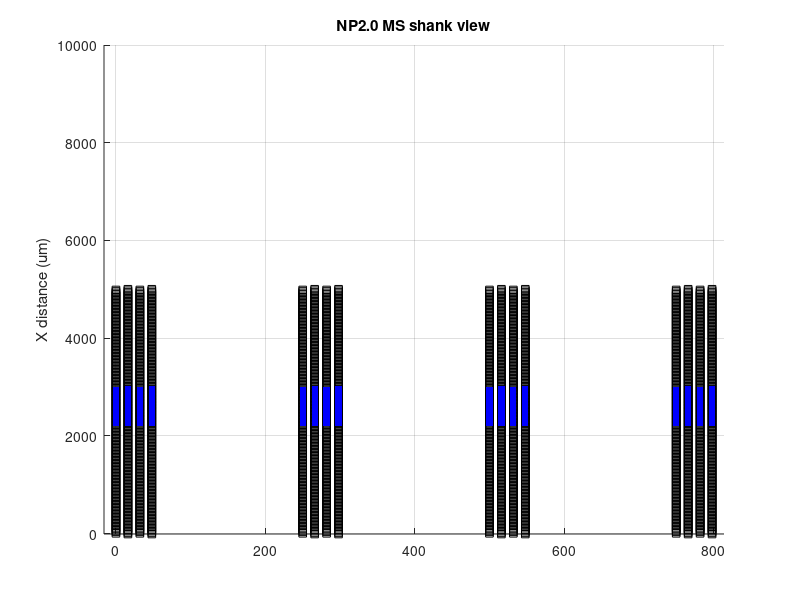

Source code (MATLAB):
function nptype24_imro
% imro files for 24 npix begin with (24, 38) and then (channel ID, shank
% ID, bank ID, reference ID, electrode ID), eg (1 0 0 1 1) is electrode 1 on
% shank 1 (channel is a n integer that goes from 0 to 384), (2 0 0 2 1)
% see https://billkarsh.github.io/SpikeGLX/help/imroTables/
% Build imro tables for some useful four shank combinations;
% also plot that selection.
%
% Output is saved in the directory where this script is run.
%
% patternType = 0 all sites on "shankChoice" starting from "botRow", 0-448
% patternType = 1 horizontal stripe of 96-channel height across all four
%                   shanks starting from "botRow", valid values = 0-592
% patternType = 2 horizontal stripe of 192-channel height across two
%                   shanks starting from "botRow", valid values = 0-592
% written by ???, modified by JF 

patternType = 1;
shankChoice = 3;   % 0-3, needed for patternType 0
botRow = 184-48;     
refElec = 1;     % 0 for external, 1-4 for tip reference on shank 0-3
elecChoice = 2:3; % 0-3, needed for patternType 2

shank = zeros(384,1,'single');
bank = zeros(384,1,'single');
elecInd = zeros(384,1,'single');
chans = zeros(384,1,'int32');

chans(:,1) = 0:383; % 384 channels
bMapOK = 1;

switch patternType
    
    case 0
        %make a map with all sites on one shank, starting from electrode row n
        nameStr = sprintf( 'NPtype24_shank%d_botRow%d_ref%d', shankChoice, botRow, refElec );
        shank = shank + shankChoice;
        elecInd = botRow*2:(botRow*2 + 383);
        for i = 1:numel(elecInd)
            [bank(i), chans(i)] = ElecToChan( shank(i), elecInd(i) );
        end
        
    case 1
        %horizontal stripe of 2 channel blocks (96 sites) across all four shanks
        shElecInd = (botRow*2:(botRow*2 + 96)); %these are the electrode indices on each shank
        nameStr = sprintf( 'NPtype24_hStripe_botRow%d_ref%d', botRow, refElec );
        %loop over shanks; for each, calculate the channels that correspond
        %to these electrode indices       
        nE = 96; %electrodes in pattern per shank
        for sI = 0:3
            for i = 1:nE
                gEInd = sI*nE + i; % current electrode index for whole probe, plus one for MATLAB
                elecInd(gEInd) = shElecInd(i); % electrode index in whole selected set
                shank(gEInd) = sI;
                [bank(gEInd), chans(gEInd)] = ElecToChan( sI, elecInd(gEInd) );
                %fprintf("%d,%d,%d\n", bank(gEInd), chans(gEInd), elecInd(gEInd) );
            end
        end   
        
        
    case 2
        %horizontal stripe of 2 channel blocks (96 sites) across all four shanks
        shElecInd = (botRow*2:(botRow*2 + 192)); %these are the electrode indices on each shank
        nameStr = sprintf( 'NPtype24_hStripe_shanks%d%d_botRow%d_ref%d', elecChoice(1), elecChoice(2),botRow, refElec );
        %loop over shanks; for each, calculate the channels that correspond
        %to these electrode indices       
        nE = 192; %electrodes in pattern per shank
        SIvals = elecChoice;
        for sI = SIvals %edit this with values eg 0:1, 2:3 
            for i = 1:nE
                gEInd = (sI - SIvals(1))*nE + i; % current electrode index for whole probe, plus one for MATLAB
                elecInd(gEInd) = shElecInd(i); % electrode index in whole selected set
                shank(gEInd) = sI;
                [bank(gEInd), chans(gEInd)] = ElecToChan( sI, elecInd(gEInd) );
                fprintf("%d,%d,%d\n", bank(gEInd), chans(gEInd), elecInd(gEInd) );
            end
        end   
    otherwise
        fprintf('unknown pattern type\n');
        return;
end

%warn if there are duplicate channels
for i = 1:384
    if sum( chans(1:i-1)==chans(i) ) > 0
        fprintf( "duplicate channels => impossible map\n" );
        bMapOK = 0;
    end
end

if bMapOK
    %open a new file wherever we are
    fileName = [nameStr,'.imro'];
    nmID = fopen(fileName,'w');

    [chans,sortI] = sort(chans);
    bank = int32(bank(sortI));
    shank = int32(shank(sortI));
    elecInd = elecInd(sortI);

    % imro table
    % print first entry, specifying probe type and number of channels
    fprintf(nmID,'(%d,%d)', 24, 384);
    for i = 1:numel(chans)
        fprintf(nmID,'(%d %d %d %d %d)', chans(i), shank(i), bank(i), refElec, elecInd(i) );
    end
    fprintf(nmID, '\n');

    fclose(nmID);

    % make a plot of all the electrode positions
    [~,~,~] = PlotElec24(shank, bank, chans, elecInd);
end

end

function [ chans, chanPos, chanShank ] = PlotElec24( shank, bank, chans, elecInd )

    % NP 2.0 MS (4 shank), probe type 24 electrode positions
    nElec = 1280;   %per shank; pattern repeats for the four shanks
    vSep = 15;      % in um
    hSep = 32;

    elecPos = zeros(nElec, 2);   

    elecPos(1:4:end,1) = hSep/2;           %sites 0,4,8...
    elecPos(2:4:end,1) =  (3/2)*hSep;      %sites 1,5,9...
    elecPos(3:4:end,1) = 0;                %sites 2,6,10...
    elecPos(4:4:end,1) =  hSep;            %sites 3,7,11...

    % fill in y values        
    viHalf = (0:(nElec/2-1))';                %row numbers
    elecPos(1:2:end,2) = viHalf * vSep;       %sites 0,2,4...
    elecPos(2:2:end,2) = elecPos(1:2:end,2);  %sites 1,3,5...

    chanPos = elecPos(elecInd+1,:);
    chanShank = shank;
    
    % make a plot of all the electrode positions
    figure();
    shankSep = 250;
    for sI = 0:3
        cc = find(shank == sI);
        scatter( shankSep*sI + elecPos(:,1), 5000-elecPos(:,2), 30, 'k', 'square' ); hold on;
        scatter( shankSep*sI + chanPos(cc,1), 5000-chanPos(cc,2), 20, 'b', 'square', 'filled' ); hold on; 
        ylabel('Distance from tip of probe (um)')
        ylabel('X distance (um)')
        grid on;
    end
    xlim([-16,3*shankSep+64]);
    ylim([-10,10000]);
    title('NP2.0 MS shank view');
    hold off;
    
end

function [bank, chan] = ElecToChan( shank, elecInd )

%electrode to channel map
elecMap = zeros(4,8,'single');
elecMap(1,:) = [0,2,4,6,5,7,1,3];
elecMap(2,:) = [1,3,5,7,4,6,0,2];
elecMap(3,:) = [4,6,0,2,1,3,5,7];
elecMap(4,:) = [5,7,1,3,0,2,4,6];

bank = floor(elecInd/384);

%which block within the bank?
blockID = floor((elecInd - bank*384)/48);

%which channel within the block?
subBlockInd = mod((elecInd - bank*384), 48);

%get the channel number for that shank, bank, and block combo
chan = 48*elecMap(shank+1, blockID+1) + subBlockInd; 

end

